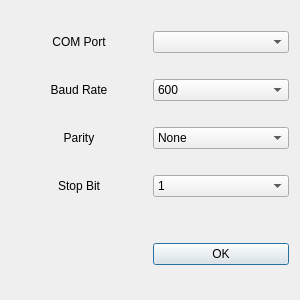
<?xml version="1.0" encoding="UTF-8"?>
<ui version="4.0">
 <class>Dialog</class>
 <widget class="QDialog" name="Dialog">
  <property name="geometry">
   <rect>
    <x>0</x>
    <y>0</y>
    <width>300</width>
    <height>300</height>
   </rect>
  </property>
  <property name="minimumSize">
   <size>
    <width>300</width>
    <height>300</height>
   </size>
  </property>
  <property name="focusPolicy">
   <enum>Qt::StrongFocus</enum>
  </property>
  <property name="windowTitle">
   <string notr="true">Config</string>
  </property>
  <property name="sizeGripEnabled">
   <bool>false</bool>
  </property>
  <layout class="QGridLayout" name="gridLayout">
   <item row="4" column="0">
    <widget class="QLabel" name="StopBit">
     <property name="text">
      <string>Stop Bit</string>
     </property>
     <property name="alignment">
      <set>Qt::AlignCenter</set>
     </property>
    </widget>
   </item>
   <item row="1" column="1">
    <widget class="QComboBox" name="BaudBox">
     <property name="layoutDirection">
      <enum>Qt::LeftToRight</enum>
     </property>
     <property name="currentText">
      <string>9600</string>
     </property>
     <item>
      <property name="text">
       <string>600</string>
      </property>
     </item>
     <item>
      <property name="text">
       <string>1200</string>
      </property>
     </item>
     <item>
      <property name="text">
       <string>2400</string>
      </property>
     </item>
     <item>
      <property name="text">
       <string>4800</string>
      </property>
     </item>
     <item>
      <property name="text">
       <string>9600</string>
      </property>
     </item>
     <item>
      <property name="text">
       <string>14400</string>
      </property>
     </item>
     <item>
      <property name="text">
       <string>19200</string>
      </property>
     </item>
     <item>
      <property name="text">
       <string>28800</string>
      </property>
     </item>
     <item>
      <property name="text">
       <string>31250</string>
      </property>
     </item>
     <item>
      <property name="text">
       <string>57600</string>
      </property>
     </item>
     <item>
      <property name="text">
       <string>115200</string>
      </property>
     </item>
    </widget>
   </item>
   <item row="5" column="1">
    <spacer name="verticalSpacer">
     <property name="orientation">
      <enum>Qt::Vertical</enum>
     </property>
     <property name="sizeType">
      <enum>QSizePolicy::Fixed</enum>
     </property>
     <property name="sizeHint" stdset="0">
      <size>
       <width>10</width>
       <height>20</height>
      </size>
     </property>
    </spacer>
   </item>
   <item row="3" column="1">
    <widget class="QComboBox" name="ParityBox">
     <item>
      <property name="text">
       <string>None</string>
      </property>
     </item>
    </widget>
   </item>
   <item row="1" column="0">
    <widget class="QLabel" name="BaudRate">
     <property name="text">
      <string>Baud Rate</string>
     </property>
     <property name="alignment">
      <set>Qt::AlignCenter</set>
     </property>
    </widget>
   </item>
   <item row="3" column="0">
    <widget class="QLabel" name="Parity">
     <property name="text">
      <string>Parity</string>
     </property>
     <property name="alignment">
      <set>Qt::AlignCenter</set>
     </property>
    </widget>
   </item>
   <item row="7" column="1">
    <widget class="QPushButton" name="pushButton">
     <property name="text">
      <string>OK</string>
     </property>
    </widget>
   </item>
   <item row="0" column="1">
    <widget class="QComboBox" name="COMPortBox"/>
   </item>
   <item row="0" column="0">
    <widget class="QLabel" name="COMPort">
     <property name="text">
      <string>COM Port</string>
     </property>
     <property name="alignment">
      <set>Qt::AlignCenter</set>
     </property>
    </widget>
   </item>
   <item row="4" column="1">
    <widget class="QComboBox" name="StopBox">
     <item>
      <property name="text">
       <string>1</string>
      </property>
     </item>
     <item>
      <property name="text">
       <string>1.5</string>
      </property>
     </item>
     <item>
      <property name="text">
       <string>2</string>
      </property>
     </item>
    </widget>
   </item>
  </layout>
 </widget>
 <resources/>
 <connections/>
</ui>
